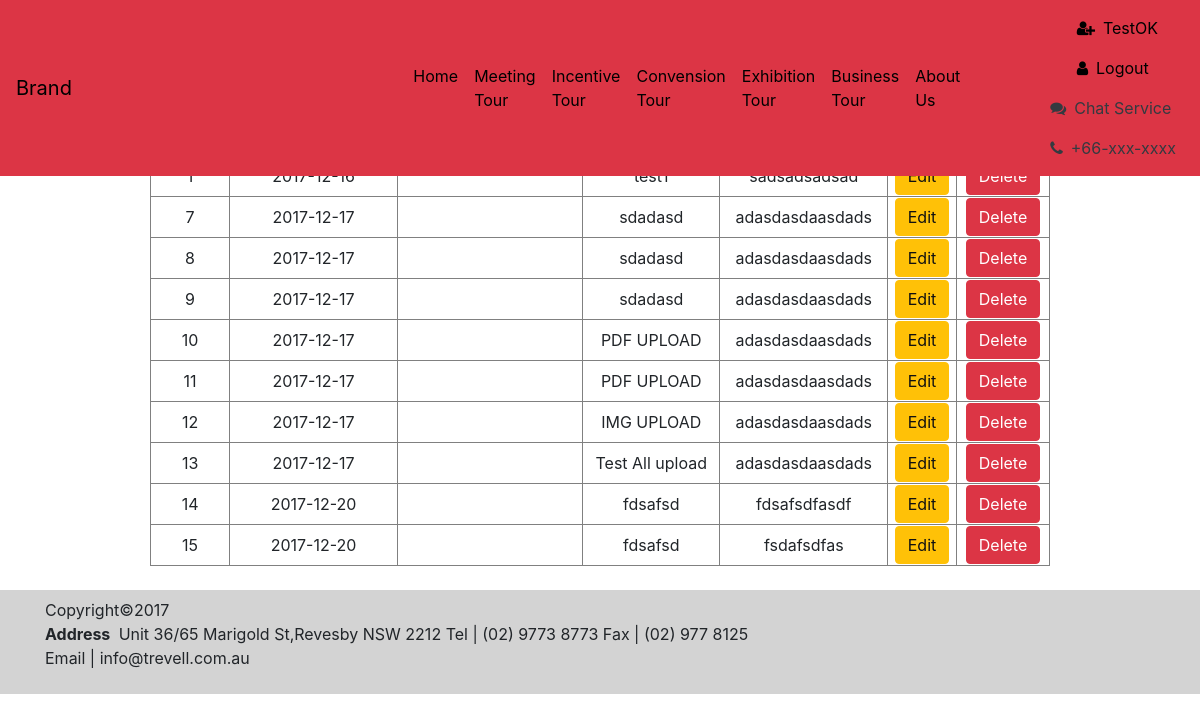
Page /Chinese_Tour/ListNews.php (signed in) on the committed database.
### tables this page shows
CREATE TABLE `news` (
  `news_id` int(11) NOT NULL,
  `create_date` date NOT NULL,
  `last_edit_date` date DEFAULT NULL,
  `topic` varchar(50) NOT NULL,
  `short_description` varchar(200) NOT NULL,
  `content` varchar(1000) NOT NULL
);

### Chinese_Tour/ListNews.php (the view, shortened to what this page needs)
<!DOCTYPE html>
<html lang="en">
<head>
    <link rel="stylesheet" href="https://maxcdn.bootstrapcdn.com/font-awesome/4.6.1/css/font-awesome.min.css">
    <link href="vendor/bootstrap/css/bootstrap.min.css" rel="stylesheet">
    <link href="css/modern-business.css" rel="stylesheet">
</head>
<body>
  <?php
    include 'component/header.php';
    ?>
  <br><br>
  <?php
  if(isset($_SESSION['login_id'])){
      $sql= "SELECT n.news_id ,n.create_date, n.last_edit_date,n.topic,n.short_description FROM news n";
      $result = mysqli_query( $GLOBALS['conn'] , $sql );
      echo "<br>";
      echo "<table border='1' align='center' width='900'>";
      echo "<tr align='center' bgcolor='#f5c6cb'>
      <td>News ID</td>
      <td>News Create Date</td>
      <td>News Last Edit Date</td>
      <td>News Topic</td>
      <td>News Description</td>
      <td></td>
      <td></td>";
      while($show = mysqli_fetch_array($result)) {
        $news_id = $show['news_id'];
        echo "<tr>";
         echo "<td align ='center'>" . $news_id.  "</td> ";
        echo "<td align ='center'>" .$show['create_date'] .  "</td> ";
        echo "<td align ='center'>" .$show['last_edit_date'] .  "</td> ";
        echo "<td align ='center'>" .$show['topic'] .  "</td> ";
        echo "<td align ='center'>" .$show['short_description'] .  "</td> ";
        echo "<td align ='center'><input class='btn btn-warning' type='button' value='Edit' onclick=\"window.location.href='http://localhost/Chinese_Tour/Chinese_Tour/EditNews.php?news_id=$news_id.'\"></td>";
        echo "<td align ='center'><input class='btn btn-danger' type='button' value='Delete' onclick=\"window.location.href='http://localhost/Chinese_Tour/Chinese_Tour/DeleteNews.php?news_id=$news_id.'\"></td>";
        echo "</tr>";
      }
      echo "</table><br>";
  }
  ?>
    <?php
    include 'component/footer.php';
    ?>
</body>
</html>

### Chinese_Tour/css/modern-business.css (style rules this page uses)
body { padding-top: 54px; }
@media (min-width: 992px) { body { padding-top: 56px; } }
html,body { height:100%; }

### rows in the picture
news: news_id "1", create_date "2017-12-16", topic "test1", short_description "sadsadsadsad"
news: news_id "7", create_date "2017-12-17", topic "sdadasd", short_description "adasdasdaasdads"
news: news_id "8", create_date "2017-12-17", topic "sdadasd", short_description "adasdasdaasdads"
news: news_id "9", create_date "2017-12-17", topic "sdadasd", short_description "adasdasdaasdads"
news: news_id "10", create_date "2017-12-17", topic "PDF UPLOAD", short_description "adasdasdaasdads"
news: news_id "11", create_date "2017-12-17", topic "PDF UPLOAD", short_description "adasdasdaasdads"
news: news_id "12", create_date "2017-12-17", topic "IMG UPLOAD", short_description "adasdasdaasdads"
news: news_id "13", create_date "2017-12-17", topic "Test All upload", short_description "adasdasdaasdads"
news: news_id "14", create_date "2017-12-20", topic "fdsafsd", short_description "fdsafsdfasdf"
news: news_id "15", create_date "2017-12-20", topic "fdsafsd", short_description "fsdafsdfas"

### other values in the picture
$GLOBALS['firstname'] "TestOK"
